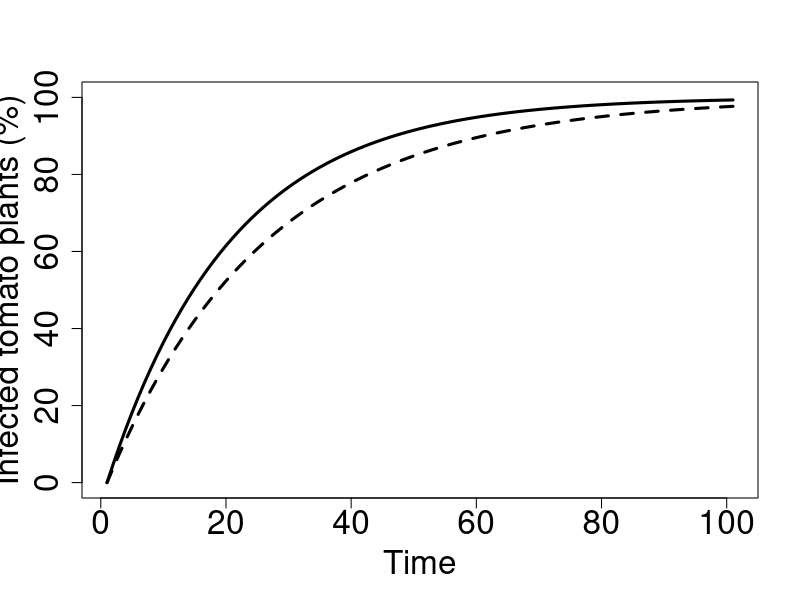
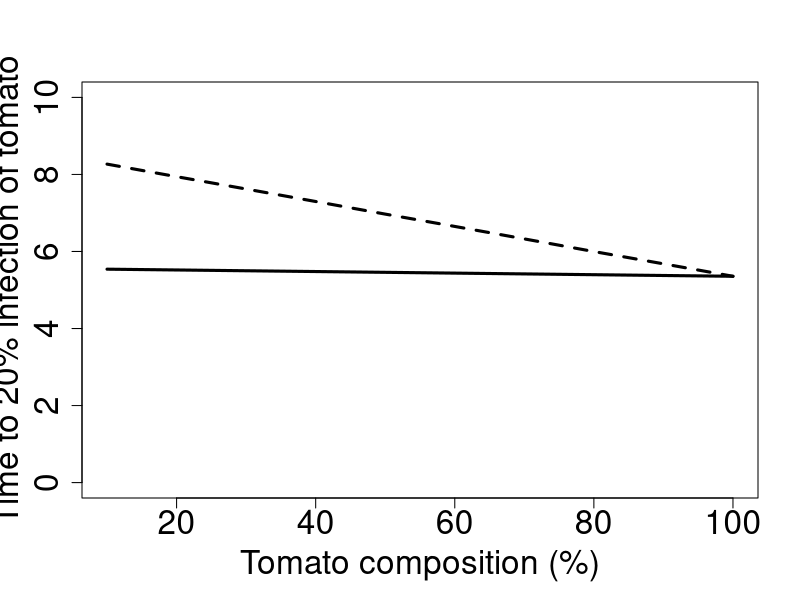

Generate these figures, in order, with R:
## Mean probing duration (Nonviruliferous BLH)
NPro_P=1053
NPro_T=1039
NPro=NPro_P+NPro_T

## Mean probing duration (Viruliferous BLH)
VPro_P=1201
VPro_T=1295
VPro=VPro_P+VPro_T

## Relative proging preference (Nonviruliferous BLH)
NPT_T=0.37
NPT_P=0.63

## Relative probing preference (Viruliferous BLH)
VPT_T=0.47
VPT_P=0.53

## Preference for infection status of plants
VtoN=VtoV=NtoV=NtoN=0.5

# Transmission rate
prob=0.5

# Tomato composition (10 to 100%)
composition=seq(0.1,1,0.05)

# Initial number of viruliferous BLH
BLH=10

# Initial number of plants
ini_plant=100

# Running time
Time=100

##################################################################################
## Manipulated 

# Parameter define
F_V_T=F_N_T=NULL
Time_V=F_Time_V=NULL
Final_PT_T=NULL


for(k in composition){

	# Parameter initialize
	Time_V=NULL
	N_T=ini_plant*k
	N_P=ini_plant*(1-k)
	V_T=V_P=0

	for(i in 1:Time){
		V_T[i+1]=V_T[i]+(VPT_T*VtoN*N_T[i]*VPro_T/((VPT_T*VtoN*N_T[i]*VPro_T+VPT_T*VtoV*V_T[i]*VPro_T)+(VPT_P*VtoN*N_P[i]*VPro_P+VPT_P*VtoV*V_P[i]*VPro_P))*prob*BLH)	# Number of infected tomato plants
		N_T[i+1]=N_T[1]-V_T[i+1]	# Number of non-infected tomato plants

		V_P[i+1]=V_P[i]+(VPT_P*VtoN*N_P[i]*VPro_P/((VPT_T*VtoN*N_T[i]*VPro_T+VPT_T*VtoV*V_T[i]*VPro_T)+(VPT_P*VtoN*N_P[i]*VPro_P+VPT_P*VtoV*V_P[i]*VPro_P))*prob*BLH)	# Number of infected ribwort plantain
		N_P[i+1]=N_P[1]-V_P[i+1]	# Number of non-infected ribwort plantain
	}

	Time_V=sum(V_T<=0.2*ini_plant*k)	# Time to 20% infection

	F_V_T=rbind(F_V_T,V_T)
	F_N_T=rbind(F_N_T,N_T)
	F_Time_V=rbind(F_Time_V,Time_V)

	Final_PT_T=rbind(Final_PT_T,V_T/(k*100))	# Proportion of infected tomato plants

}

###############################################################################
## Innate (without manipulated preference)

# Parameter define
F_V_T2=F_N_T2=NULL
Time_V2=F_Time_V2=NULL
Final_PT_T2=NULL

for(k in composition){

	# Parameter initialize
	Time_V2=NULL
	N_T2=ini_plant*k
	N_P2=ini_plant*(1-k)
	V_T2=V_P2=0

	for(i in 1:Time){
		V_T2[i+1]=V_T2[i]+(NPT_T*NtoN*N_T2[i]*NPro_T/((NPT_T*NtoN*N_T2[i]*NPro_T+NPT_T*NtoV*V_T2[i]*NPro_T)+(NPT_P*NtoN*N_P2[i]*NPro_P+NPT_P*NtoV*V_P2[i]*NPro_P))*prob*BLH)	# Number of infected tomato plants
		N_T2[i+1]=N_T2[1]-V_T2[i+1]	# Number of non-infected tomato plants

		V_P2[i+1]=V_P2[i]+(NPT_P*NtoN*N_P2[i]*NPro_P/((NPT_T*NtoN*N_T2[i]*NPro_T+NPT_T*NtoV*V_T2[i]*NPro_T)+(NPT_P*NtoN*N_P2[i]*NPro_P+NPT_P*NtoV*V_P2[i]*NPro_P))*prob*BLH)	# Number of infected ribwort plantain
		N_P2[i+1]=N_P2[1]-V_P2[i+1]	# Number of non-infected ribwort plantain
	}
	Time_V2=sum(V_T2<=0.2*ini_plant*k)	# Time to 20% infection

	F_V_T2=rbind(F_V_T2,V_T2)
	F_N_T2=rbind(F_N_T2,N_T2)
	F_Time_V2=rbind(F_Time_V2,Time_V2)

	Final_PT_T2=rbind(Final_PT_T2,V_T2/(k*100))	# Proportion of infected tomato plants
}

####################################################################
###### Graph
####################################################################
## 1. BCTV-infected tomato plants(%)

Graph_PT_T=apply(Final_PT_T,2,mean)
Graph_PT_T2=apply(Final_PT_T2,2,mean)

plot(Graph_PT_T*100,xlab="Time",ylab='Infected tomato plants (%)',type='l',lwd=3,cex.axis=2,cex.lab=2,ylim=range(0,100))
lines(Graph_PT_T2*100,lwd=3,col=1,lty=2)


#########################################
## 2. Time to 20% infected tomato

infection=0.2

Graph_PT_Time=NULL
for(i in 1:length(composition)){
	n=max(which(Final_PT_T[i,]<0.2))
	a=Final_PT_T[i,n+1]-Final_PT_T[i,n]
	b=infection-Final_PT_T[i,n]
	Graph_PT_Time[i]=n+(b/a)
}

Graph_PT_Time2=NULL
for(i in 1:length(composition)){
	n=max(which(Final_PT_T2[i,]<0.2))
	a=Final_PT_T2[i,n+1]-Final_PT_T2[i,n]
	b=infection-Final_PT_T2[i,n]
	Graph_PT_Time2[i]=n+(b/a)
}

plot(composition*100,Graph_PT_Time,ylim=range(0,10),xlab='Tomato composition (%)',ylab='Time to 20% infection of tomato',type='l',lwd=3,cex.axis=2,cex.lab=2)
lines(composition*100,Graph_PT_Time2,lty=2,lwd=3)




